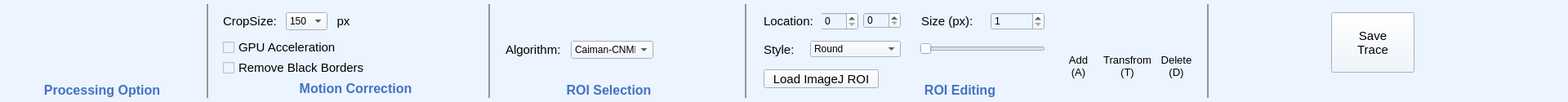
     <widget class="QWidget" name="widget_27" native="true">
      <property name="geometry">
       <rect>
        <x>0</x>
        <y>0</y>
        <width>1920</width>
        <height>125</height>
       </rect>
      </property>
      <property name="sizePolicy">
       <sizepolicy hsizetype="Preferred" vsizetype="Fixed">
        <horstretch>0</horstretch>
        <verstretch>0</verstretch>
       </sizepolicy>
      </property>
      <property name="minimumSize">
       <size>
        <width>1920</width>
        <height>125</height>
       </size>
      </property>
      <property name="styleSheet">
       <string notr="true">background-color: rgb(234, 234, 234);
background-color: rgb(235, 244, 255);</string>
      </property>
      <widget class="QWidget" name="widget_28" native="true">
       <property name="geometry">
        <rect>
         <x>0</x>
         <y>0</y>
         <width>1481</width>
         <height>126</height>
        </rect>
       </property>
       <property name="sizePolicy">
        <sizepolicy hsizetype="Fixed" vsizetype="Fixed">
         <horstretch>0</horstretch>
         <verstretch>0</verstretch>
        </sizepolicy>
       </property>
       <property name="minimumSize">
        <size>
         <width>350</width>
         <height>126</height>
        </size>
       </property>
       <property name="styleSheet">
        <string notr="true">background-color: rgb(234, 234, 234);
background-color: rgb(235, 244, 255);
</string>
       </property>
       <widget class="QLabel" name="label_18">
        <property name="geometry">
         <rect>
          <x>40</x>
          <y>100</y>
          <width>170</width>
          <height>20</height>
         </rect>
        </property>
        <property name="font">
         <font>
          <family>Arial</family>
          <pointsize>12</pointsize>
          <bold>true</bold>
         </font>
        </property>
        <property name="styleSheet">
         <string notr="true">color: rgb(67, 114, 193);</string>
        </property>
        <property name="text">
         <string>Processing Option</string>
        </property>
        <property name="alignment">
         <set>Qt::AlignCenter</set>
        </property>
       </widget>
       <widget class="QPushButton" name="connectBehaviorCameraButton_2">
        <property name="geometry">
         <rect>
          <x>29</x>
          <y>15</y>
          <width>92</width>
          <height>74</height>
         </rect>
        </property>
        <property name="sizePolicy">
         <sizepolicy hsizetype="Fixed" vsizetype="Fixed">
          <horstretch>0</horstretch>
          <verstretch>0</verstretch>
         </sizepolicy>
        </property>
        <property name="minimumSize">
         <size>
          <width>92</width>
          <height>74</height>
         </size>
        </property>
        <property name="font">
         <font>
          <family>Arial</family>
          <pointsize>11</pointsize>
         </font>
        </property>
        <property name="styleSheet">
         <string notr="true">#connectBehaviorCameraButton_2{
background-color: transparent; 
border-image: url(:/offline/Asset 2.png);
background:none;
border:none;
background-repeat:none;
}
#connectBehaviorCameraButton_2:pressed
{
border-image:url(:/offline/Asset 2_pre.png);
background-repeat: no-repeat;
}</string>
        </property>
        <property name="text">
         <string/>
        </property>
       </widget>
       <widget class="QLabel" name="label_36">
        <property name="geometry">
         <rect>
          <x>320</x>
          <y>100</y>
          <width>231</width>
          <height>16</height>
         </rect>
        </property>
        <property name="font">
         <font>
          <family>Arial</family>
          <pointsize>12</pointsize>
          <bold>true</bold>
         </font>
        </property>
        <property name="styleSheet">
         <string notr="true">color: rgb(67, 114, 193);</string>
        </property>
        <property name="text">
         <string>Motion Correction</string>
        </property>
        <property name="alignment">
         <set>Qt::AlignCenter</set>
        </property>
       </widget>
       <widget class="QLabel" name="label_40">
        <property name="geometry">
         <rect>
          <x>610</x>
          <y>100</y>
          <width>271</width>
          <height>20</height>
         </rect>
        </property>
        <property name="font">
         <font>
          <family>Arial</family>
          <pointsize>12</pointsize>
          <bold>true</bold>
         </font>
        </property>
        <property name="styleSheet">
         <string notr="true">color: rgb(67, 114, 193);</string>
        </property>
        <property name="text">
         <string>ROI Selection</string>
        </property>
        <property name="alignment">
         <set>Qt::AlignCenter</set>
        </property>
       </widget>
       <widget class="QPushButton" name="connectBehaviorCameraButton_3">
        <property name="geometry">
         <rect>
          <x>140</x>
          <y>15</y>
          <width>92</width>
          <height>74</height>
         </rect>
        </property>
        <property name="minimumSize">
         <size>
          <width>92</width>
          <height>74</height>
         </size>
        </property>
        <property name="font">
         <font>
          <family>Arial</family>
          <pointsize>11</pointsize>
         </font>
        </property>
        <property name="styleSheet">
         <string notr="true">#connectBehaviorCameraButton_3{
background-color: transparent; 
border-image: url(:/offline/Asset 3.png);
background:none;
border:none;
background-repeat:none;
}
#connectBehaviorCameraButton_3:pressed
{
border-image:url(:/offline/Asset 3_pre.png);
background-repeat: no-repeat;
}</string>
        </property>
        <property name="text">
         <string/>
        </property>
       </widget>
       <widget class="QComboBox" name="comboBox_2">
        <property name="geometry">
         <rect>
          <x>350</x>
          <y>15</y>
          <width>51</width>
          <height>22</height>
         </rect>
        </property>
        <property name="font">
         <font>
          <family>Microsoft YaHei UI</family>
          <pointsize>9</pointsize>
         </font>
        </property>
        <item>
         <property name="text">
          <string>150</string>
         </property>
        </item>
        <item>
         <property name="text">
          <string>300</string>
         </property>
        </item>
       </widget>
       <widget class="QLabel" name="label_47">
        <property name="geometry">
         <rect>
          <x>273</x>
          <y>15</y>
          <width>71</width>
          <height>22</height>
         </rect>
        </property>
        <property name="font">
         <font>
          <family>Arial</family>
          <pointsize>11</pointsize>
         </font>
        </property>
        <property name="text">
         <string>CropSize:</string>
        </property>
        <property name="alignment">
         <set>Qt::AlignLeading|Qt::AlignLeft|Qt::AlignVCenter</set>
        </property>
       </widget>
       <widget class="QWidget" name="widget_37" native="true">
        <property name="geometry">
         <rect>
          <x>253</x>
          <y>5</y>
          <width>2</width>
          <height>115</height>
         </rect>
        </property>
        <property name="sizePolicy">
         <sizepolicy hsizetype="Fixed" vsizetype="Fixed">
          <horstretch>0</horstretch>
          <verstretch>0</verstretch>
         </sizepolicy>
        </property>
        <property name="minimumSize">
         <size>
          <width>2</width>
          <height>115</height>
         </size>
        </property>
        <property name="styleSheet">
         <string notr="true">background-color: rgb(149, 149, 149);</string>
        </property>
       </widget>
       <widget class="QCheckBox" name="checkBox">
        <property name="geometry">
         <rect>
          <x>273</x>
          <y>50</y>
          <width>141</width>
          <height>16</height>
         </rect>
        </property>
        <property name="font">
         <font>
          <family>Arial</family>
          <pointsize>11</pointsize>
         </font>
        </property>
        <property name="text">
         <string>GPU Acceleration</string>
        </property>
       </widget>
       <widget class="QCheckBox" name="checkBox_6">
        <property name="geometry">
         <rect>
          <x>273</x>
          <y>75</y>
          <width>181</width>
          <height>16</height>
         </rect>
        </property>
        <property name="font">
         <font>
          <family>Arial</family>
          <pointsize>11</pointsize>
         </font>
        </property>
        <property name="text">
         <string>Remove Black Borders</string>
        </property>
       </widget>
       <widget class="QPushButton" name="connectBehaviorCameraButton_4">
        <property name="geometry">
         <rect>
          <x>475</x>
          <y>15</y>
          <width>102</width>
          <height>74</height>
         </rect>
        </property>
        <property name="sizePolicy">
         <sizepolicy hsizetype="Fixed" vsizetype="Fixed">
          <horstretch>0</horstretch>
          <verstretch>0</verstretch>
         </sizepolicy>
        </property>
        <property name="minimumSize">
         <size>
          <width>102</width>
          <height>74</height>
         </size>
        </property>
        <property name="font">
         <font>
          <family>Arial</family>
          <pointsize>11</pointsize>
         </font>
        </property>
        <property name="styleSheet">
         <string notr="true">#connectBehaviorCameraButton_4{
background-color: transparent; 
border-image: url(:/offline/Asset 16.png);
background:none;
border:none;
background-repeat:none;
}
#connectBehaviorCameraButton_4:pressed
{
border-image:url(:/offline/Asset 16_pre.png);
background-repeat: no-repeat;
}</string>
        </property>
        <property name="text">
         <string/>
        </property>
       </widget>
       <widget class="QWidget" name="widget_43" native="true">
        <property name="geometry">
         <rect>
          <x>598</x>
          <y>5</y>
          <width>2</width>
          <height>115</height>
         </rect>
        </property>
        <property name="sizePolicy">
         <sizepolicy hsizetype="Fixed" vsizetype="Fixed">
          <horstretch>0</horstretch>
          <verstretch>0</verstretch>
         </sizepolicy>
        </property>
        <property name="minimumSize">
         <size>
          <width>2</width>
          <height>115</height>
         </size>
        </property>
        <property name="styleSheet">
         <string notr="true">background-color: rgb(149, 149, 149);</string>
        </property>
       </widget>
       <widget class="QLabel" name="label_57">
        <property name="geometry">
         <rect>
          <x>619</x>
          <y>50</y>
          <width>71</width>
          <height>22</height>
         </rect>
        </property>
        <property name="font">
         <font>
          <family>Arial</family>
          <pointsize>11</pointsize>
         </font>
        </property>
        <property name="text">
         <string>Algorithm:</string>
        </property>
        <property name="alignment">
         <set>Qt::AlignLeading|Qt::AlignLeft|Qt::AlignVCenter</set>
        </property>
       </widget>
       <widget class="QComboBox" name="comboBox_4">
        <property name="geometry">
         <rect>
          <x>699</x>
          <y>50</y>
          <width>101</width>
          <height>22</height>
         </rect>
        </property>
        <property name="font">
         <font>
          <family>Microsoft YaHei UI</family>
         </font>
        </property>
        <property name="currentText">
         <string>Caiman-CNMFe</string>
        </property>
        <item>
         <property name="text">
          <string>Caiman-CNMFe</string>
         </property>
        </item>
       </widget>
       <widget class="QPushButton" name="connectBehaviorCameraButton_5">
        <property name="geometry">
         <rect>
          <x>813</x>
          <y>15</y>
          <width>80</width>
          <height>74</height>
         </rect>
        </property>
        <property name="minimumSize">
         <size>
          <width>80</width>
          <height>74</height>
         </size>
        </property>
        <property name="font">
         <font>
          <family>Arial</family>
          <pointsize>11</pointsize>
         </font>
        </property>
        <property name="styleSheet">
         <string notr="true">#connectBehaviorCameraButton_5{
background-color: transparent; 
border-image: url(:/offline/Asset 17.png);
background:none;
border:none;
background-repeat:none;
}
#connectBehaviorCameraButton_5:pressed
{
border-image:url(:/offline/Asset 17_pre.png);
background-repeat: no-repeat;
}</string>
        </property>
        <property name="text">
         <string/>
        </property>
       </widget>
       <widget class="QPushButton" name="connectBehaviorCameraButton_6">
        <property name="geometry">
         <rect>
          <x>1504</x>
          <y>15</y>
          <width>60</width>
          <height>40</height>
         </rect>
        </property>
        <property name="font">
         <font>
          <family>Arial</family>
          <pointsize>11</pointsize>
         </font>
        </property>
        <property name="text">
         <string/>
        </property>
       </widget>
       <widget class="QLabel" name="label_70">
        <property name="geometry">
         <rect>
          <x>1500</x>
          <y>60</y>
          <width>66</width>
          <height>31</height>
         </rect>
        </property>
        <property name="font">
         <font>
          <family>Arial</family>
          <pointsize>11</pointsize>
         </font>
        </property>
        <property name="text">
         <string>Neuron
Extraction</string>
        </property>
        <property name="alignment">
         <set>Qt::AlignCenter</set>
        </property>
       </widget>
       <widget class="QWidget" name="widget_44" native="true">
        <property name="geometry">
         <rect>
          <x>912</x>
          <y>5</y>
          <width>2</width>
          <height>115</height>
         </rect>
        </property>
        <property name="sizePolicy">
         <sizepolicy hsizetype="Fixed" vsizetype="Fixed">
          <horstretch>0</horstretch>
          <verstretch>0</verstretch>
         </sizepolicy>
        </property>
        <property name="minimumSize">
         <size>
          <width>2</width>
          <height>115</height>
         </size>
        </property>
        <property name="styleSheet">
         <string notr="true">background-color: rgb(149, 149, 149);</string>
        </property>
       </widget>
       <widget class="QLabel" name="label_120">
        <property name="geometry">
         <rect>
          <x>400</x>
          <y>15</y>
          <width>41</width>
          <height>22</height>
         </rect>
        </property>
        <property name="font">
         <font>
          <family>Arial</family>
          <pointsize>11</pointsize>
         </font>
        </property>
        <property name="text">
         <string>px</string>
        </property>
        <property name="alignment">
         <set>Qt::AlignCenter</set>
        </property>
       </widget>
       <widget class="QSpinBox" name="spinBox_4">
        <property name="geometry">
         <rect>
          <x>1057</x>
          <y>15</y>
          <width>46</width>
          <height>20</height>
         </rect>
        </property>
        <property name="maximum">
         <number>99999</number>
        </property>
       </widget>
       <widget class="QSpinBox" name="spinBox_3">
        <property name="geometry">
         <rect>
          <x>1005</x>
          <y>15</y>
          <width>46</width>
          <height>22</height>
         </rect>
        </property>
        <property name="minimumSize">
         <size>
          <width>46</width>
          <height>20</height>
         </size>
        </property>
        <property name="maximum">
         <number>99999</number>
        </property>
       </widget>
       <widget class="QLabel" name="label_126">
        <property name="geometry">
         <rect>
          <x>935</x>
          <y>15</y>
          <width>71</width>
          <height>22</height>
         </rect>
        </property>
        <property name="font">
         <font>
          <family>Arial</family>
          <pointsize>11</pointsize>
         </font>
        </property>
        <property name="text">
         <string>Location:</string>
        </property>
       </widget>
       <widget class="QComboBox" name="comboBox_12">
        <property name="geometry">
         <rect>
          <x>992</x>
          <y>50</y>
          <width>111</width>
          <height>20</height>
         </rect>
        </property>
        <item>
         <property name="text">
          <string>Round</string>
         </property>
        </item>
        <item>
         <property name="text">
          <string>Square</string>
         </property>
        </item>
        <item>
         <property name="text">
          <string>Freehand</string>
         </property>
        </item>
       </widget>
       <widget class="QLabel" name="label_189">
        <property name="geometry">
         <rect>
          <x>935</x>
          <y>50</y>
          <width>51</width>
          <height>22</height>
         </rect>
        </property>
        <property name="font">
         <font>
          <family>Arial</family>
          <pointsize>11</pointsize>
         </font>
        </property>
        <property name="text">
         <string>Style:</string>
        </property>
        <property name="alignment">
         <set>Qt::AlignLeading|Qt::AlignLeft|Qt::AlignVCenter</set>
        </property>
       </widget>
       <widget class="QSlider" name="horizontalSlider_5">
        <property name="geometry">
         <rect>
          <x>1126</x>
          <y>50</y>
          <width>154</width>
          <height>20</height>
         </rect>
        </property>
        <property name="minimumSize">
         <size>
          <width>154</width>
          <height>20</height>
         </size>
        </property>
        <property name="orientation">
         <enum>Qt::Horizontal</enum>
        </property>
       </widget>
       <widget class="QSpinBox" name="spinBox_7">
        <property name="geometry">
         <rect>
          <x>1213</x>
          <y>15</y>
          <width>66</width>
          <height>22</height>
         </rect>
        </property>
        <property name="minimumSize">
         <size>
          <width>66</width>
          <height>20</height>
         </size>
        </property>
        <property name="minimum">
         <number>1</number>
        </property>
       </widget>
       <widget class="QLabel" name="label_129">
        <property name="geometry">
         <rect>
          <x>1128</x>
          <y>15</y>
          <width>71</width>
          <height>22</height>
         </rect>
        </property>
        <property name="font">
         <font>
          <family>Arial</family>
          <pointsize>11</pointsize>
         </font>
        </property>
        <property name="text">
         <string>Size (px):</string>
        </property>
       </widget>
       <widget class="QPushButton" name="pushButton_77">
        <property name="geometry">
         <rect>
          <x>1423</x>
          <y>15</y>
          <width>38</width>
          <height>38</height>
         </rect>
        </property>
        <property name="minimumSize">
         <size>
          <width>38</width>
          <height>38</height>
         </size>
        </property>
        <property name="font">
         <font>
          <family>Arial</family>
          <pointsize>9</pointsize>
         </font>
        </property>
        <property name="styleSheet">
         <string notr="true">#pushButton_77{
background-color: transparent; 
border-image: url(:/offline/Asset 20.png);
background:none;
border:none;
background-repeat:none;
}
#pushButton_77:pressed
{
border-image:url(:/offline/Asset 20_pre.png);
background-repeat: no-repeat;
}</string>
        </property>
        <property name="text">
         <string/>
        </property>
       </widget>
       <widget class="QPushButton" name="pushButton_75">
        <property name="geometry">
         <rect>
          <x>1303</x>
          <y>15</y>
          <width>38</width>
          <height>38</height>
         </rect>
        </property>
        <property name="minimumSize">
         <size>
          <width>38</width>
          <height>38</height>
         </size>
        </property>
        <property name="font">
         <font>
          <family>Arial</family>
          <pointsize>9</pointsize>
         </font>
        </property>
        <property name="styleSheet">
         <string notr="true">#pushButton_75{
background-color: transparent; 
border-image: url(:/offline/Asset 18.png);
background:none;
border:none;
background-repeat:none;
}
#pushButton_75:pressed
{
border-image:url(:/offline/Asset 18_pre.png);
background-repeat: no-repeat;
}</string>
        </property>
        <property name="text">
         <string/>
        </property>
       </widget>
       <widget class="QPushButton" name="pushButton_76">
        <property name="geometry">
         <rect>
          <x>1363</x>
          <y>15</y>
          <width>38</width>
          <height>38</height>
         </rect>
        </property>
        <property name="minimumSize">
         <size>
          <width>38</width>
          <height>38</height>
         </size>
        </property>
        <property name="font">
         <font>
          <family>Arial</family>
          <pointsize>9</pointsize>
         </font>
        </property>
        <property name="styleSheet">
         <string notr="true">#pushButton_76{
background-color: transparent; 
border-image: url(:/offline/Asset 19.png);
background:none;
border:none;
background-repeat:none;
}
#pushButton_76:pressed
{
border-image:url(:/offline/Asset 19_pre.png);
background-repeat: no-repeat;
}</string>
        </property>
        <property name="text">
         <string/>
        </property>
       </widget>
       <widget class="QLabel" name="label_190">
        <property name="geometry">
         <rect>
          <x>1350</x>
          <y>60</y>
          <width>61</width>
          <height>41</height>
         </rect>
        </property>
        <property name="font">
         <font>
          <family>Arial</family>
          <pointsize>10</pointsize>
         </font>
        </property>
        <property name="contextMenuPolicy">
         <enum>Qt::CustomContextMenu</enum>
        </property>
        <property name="layoutDirection">
         <enum>Qt::LeftToRight</enum>
        </property>
        <property name="text">
         <string>Transfrom
(T)</string>
        </property>
        <property name="alignment">
         <set>Qt::AlignCenter</set>
        </property>
       </widget>
       <widget class="QLabel" name="label_191">
        <property name="geometry">
         <rect>
          <x>1305</x>
          <y>60</y>
          <width>31</width>
          <height>41</height>
         </rect>
        </property>
        <property name="font">
         <font>
          <family>Arial</family>
          <pointsize>10</pointsize>
         </font>
        </property>
        <property name="contextMenuPolicy">
         <enum>Qt::CustomContextMenu</enum>
        </property>
        <property name="layoutDirection">
         <enum>Qt::LeftToRight</enum>
        </property>
        <property name="text">
         <string>Add
(A)</string>
        </property>
        <property name="alignment">
         <set>Qt::AlignCenter</set>
        </property>
       </widget>
       <widget class="QLabel" name="label_192">
        <property name="geometry">
         <rect>
          <x>1410</x>
          <y>60</y>
          <width>61</width>
          <height>41</height>
         </rect>
        </property>
        <property name="font">
         <font>
          <family>Arial</family>
          <pointsize>10</pointsize>
         </font>
        </property>
        <property name="contextMenuPolicy">
         <enum>Qt::CustomContextMenu</enum>
        </property>
        <property name="layoutDirection">
         <enum>Qt::LeftToRight</enum>
        </property>
        <property name="text">
         <string>Delete
(D)</string>
        </property>
        <property name="alignment">
         <set>Qt::AlignCenter</set>
        </property>
       </widget>
       <widget class="QLabel" name="label_45">
        <property name="geometry">
         <rect>
          <x>1040</x>
          <y>100</y>
          <width>271</width>
          <height>20</height>
         </rect>
        </property>
        <property name="font">
         <font>
          <family>Arial</family>
          <pointsize>12</pointsize>
          <bold>true</bold>
         </font>
        </property>
        <property name="styleSheet">
         <string notr="true">color: rgb(67, 114, 193);</string>
        </property>
        <property name="text">
         <string>ROI Editing</string>
        </property>
        <property name="alignment">
         <set>Qt::AlignCenter</set>
        </property>
       </widget>
       <widget class="QPushButton" name="LoadRoi">
        <property name="geometry">
         <rect>
          <x>935</x>
          <y>85</y>
          <width>141</width>
          <height>23</height>
         </rect>
        </property>
        <property name="font">
         <font>
          <family>Arial</family>
          <pointsize>11</pointsize>
         </font>
        </property>
        <property name="text">
         <string>Load ImageJ ROI</string>
        </property>
       </widget>
       <zorder>label_120</zorder>
       <zorder>label_18</zorder>
       <zorder>connectBehaviorCameraButton_2</zorder>
       <zorder>label_36</zorder>
       <zorder>label_40</zorder>
       <zorder>connectBehaviorCameraButton_3</zorder>
       <zorder>comboBox_2</zorder>
       <zorder>label_47</zorder>
       <zorder>widget_37</zorder>
       <zorder>checkBox</zorder>
       <zorder>checkBox_6</zorder>
       <zorder>connectBehaviorCameraButton_4</zorder>
       <zorder>widget_43</zorder>
       <zorder>label_57</zorder>
       <zorder>comboBox_4</zorder>
       <zorder>connectBehaviorCameraButton_5</zorder>
       <zorder>connectBehaviorCameraButton_6</zorder>
       <zorder>label_70</zorder>
       <zorder>widget_44</zorder>
       <zorder>spinBox_4</zorder>
       <zorder>spinBox_3</zorder>
       <zorder>label_126</zorder>
       <zorder>comboBox_12</zorder>
       <zorder>label_189</zorder>
       <zorder>horizontalSlider_5</zorder>
       <zorder>spinBox_7</zorder>
       <zorder>label_129</zorder>
       <zorder>pushButton_77</zorder>
       <zorder>pushButton_75</zorder>
       <zorder>pushButton_76</zorder>
       <zorder>label_190</zorder>
       <zorder>label_191</zorder>
       <zorder>label_192</zorder>
       <zorder>label_45</zorder>
       <zorder>LoadRoi</zorder>
      </widget>
      <widget class="QWidget" name="widget_45" native="true">
       <property name="geometry">
        <rect>
         <x>1478</x>
         <y>5</y>
         <width>2</width>
         <height>115</height>
        </rect>
       </property>
       <property name="sizePolicy">
        <sizepolicy hsizetype="Fixed" vsizetype="Fixed">
         <horstretch>0</horstretch>
         <verstretch>0</verstretch>
        </sizepolicy>
       </property>
       <property name="minimumSize">
        <size>
         <width>2</width>
         <height>115</height>
        </size>
       </property>
       <property name="styleSheet">
        <string notr="true">background-color: rgb(149, 149, 149);</string>
       </property>
      </widget>
      <widget class="QPushButton" name="connectBehaviorCameraButton_10">
       <property name="geometry">
        <rect>
         <x>1510</x>
         <y>15</y>
         <width>102</width>
         <height>74</height>
        </rect>
       </property>
       <property name="minimumSize">
        <size>
         <width>102</width>
         <height>74</height>
        </size>
       </property>
       <property name="font">
        <font>
         <family>Arial</family>
         <pointsize>11</pointsize>
        </font>
       </property>
       <property name="styleSheet">
        <string notr="true">#connectBehaviorCameraButton_10{
background-color: transparent; 
border-image: url(:/offline/Asset 21.png);
background:none;
border:none;
background-repeat:none;
}
#connectBehaviorCameraButton_10:pressed
{
border-image:url(:/offline/Asset 21_pre.png);
background-repeat: no-repeat;
}</string>
       </property>
       <property name="text">
        <string/>
       </property>
      </widget>
      <widget class="QPushButton" name="connectBehaviorCameraButton_11">
       <property name="geometry">
        <rect>
         <x>1630</x>
         <y>15</y>
         <width>102</width>
         <height>74</height>
        </rect>
       </property>
       <property name="minimumSize">
        <size>
         <width>102</width>
         <height>74</height>
        </size>
       </property>
       <property name="font">
        <font>
         <family>Arial</family>
         <pointsize>11</pointsize>
        </font>
       </property>
       <property name="text">
        <string>Save
Trace</string>
       </property>
      </widget>
     </widget>
